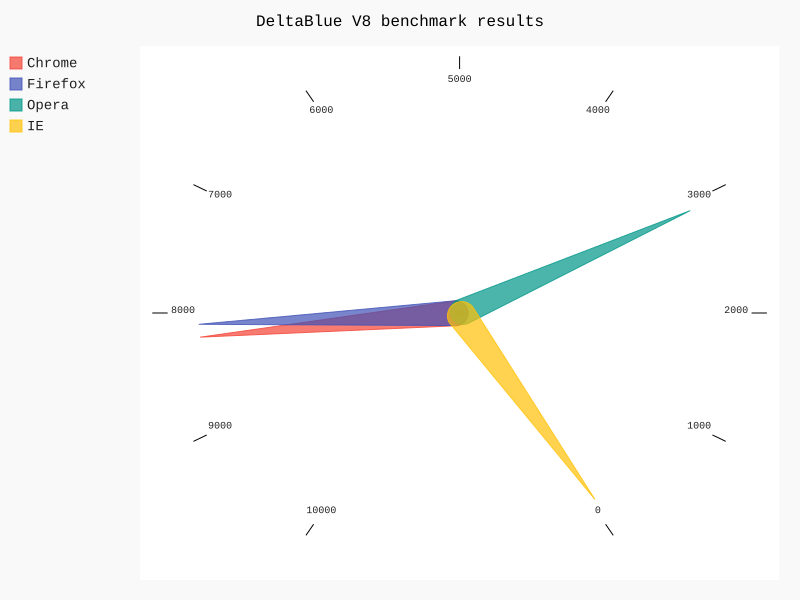

This figure's Python source:
import pygal
gauge_chart = pygal.Gauge(human_readable=False)
gauge_chart.title = 'DeltaBlue V8 benchmark results'
gauge_chart.range = [0, 10000]
gauge_chart.add('Chrome', 8212)
gauge_chart.add('Firefox', 8099)
gauge_chart.add('Opera', 2933)
gauge_chart.add('IE', 41)
gauge_chart.render_to_file('gauge.svg')
